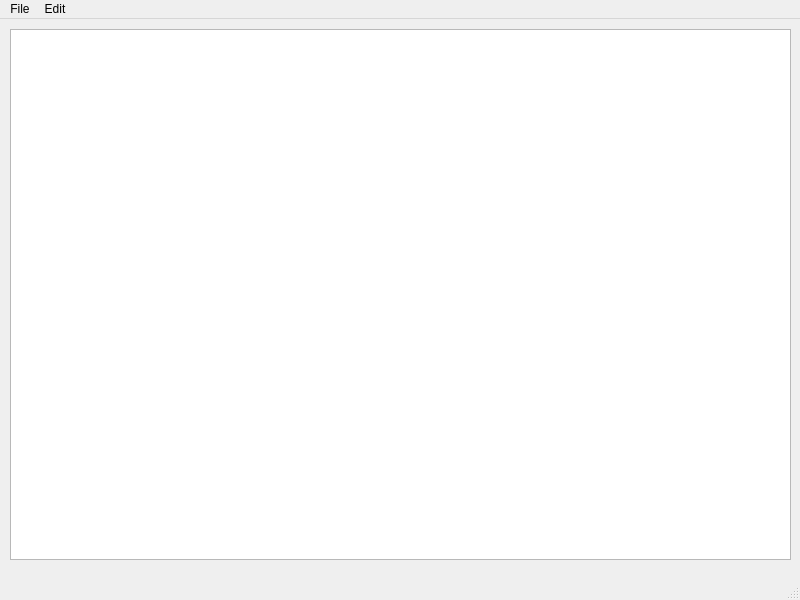
<?xml version="1.0" encoding="UTF-8"?>
<ui version="4.0">
 <class>MainWindow</class>
 <widget class="QMainWindow" name="MainWindow">
  <property name="geometry">
   <rect>
    <x>0</x>
    <y>0</y>
    <width>800</width>
    <height>600</height>
   </rect>
  </property>
  <property name="windowTitle">
   <string>MainWindow</string>
  </property>
  <widget class="QWidget" name="centralwidget">
   <widget class="QWidget" name="verticalLayoutWidget">
    <property name="geometry">
     <rect>
      <x>10</x>
      <y>10</y>
      <width>781</width>
      <height>531</height>
     </rect>
    </property>
    <layout class="QVBoxLayout" name="verticalLayout">
     <item>
      <widget class="QTextEdit" name="textEdit"/>
     </item>
    </layout>
   </widget>
  </widget>
  <widget class="QMenuBar" name="menubar">
   <property name="geometry">
    <rect>
     <x>0</x>
     <y>0</y>
     <width>800</width>
     <height>21</height>
    </rect>
   </property>
   <widget class="QMenu" name="menuFile">
    <property name="title">
     <string>File</string>
    </property>
    <addaction name="actionNew"/>
    <addaction name="actionOpen"/>
    <addaction name="actionSave_2"/>
    <addaction name="actionSave"/>
    <addaction name="actionExit"/>
    <addaction name="separator"/>
    <addaction name="separator"/>
    <addaction name="actionAbout"/>
   </widget>
   <widget class="QMenu" name="menuEdit">
    <property name="title">
     <string>Edit</string>
    </property>
    <addaction name="actionUndo"/>
    <addaction name="actionRedo"/>
    <addaction name="actionCut"/>
    <addaction name="actionCopy"/>
    <addaction name="actionPaste"/>
   </widget>
   <addaction name="menuFile"/>
   <addaction name="menuEdit"/>
  </widget>
  <widget class="QStatusBar" name="statusbar"/>
  <action name="actionNew">
   <property name="text">
    <string>New</string>
   </property>
  </action>
  <action name="actionOpen">
   <property name="text">
    <string>Open</string>
   </property>
  </action>
  <action name="actionSave">
   <property name="text">
    <string>Save as</string>
   </property>
  </action>
  <action name="actionExit">
   <property name="text">
    <string>Exit</string>
   </property>
  </action>
  <action name="actionUndo">
   <property name="text">
    <string>Undo</string>
   </property>
  </action>
  <action name="actionRedo">
   <property name="text">
    <string>Redo</string>
   </property>
  </action>
  <action name="actionCut">
   <property name="text">
    <string>Cut</string>
   </property>
  </action>
  <action name="actionCopy">
   <property name="text">
    <string>Copy</string>
   </property>
  </action>
  <action name="actionPaste">
   <property name="text">
    <string>Paste</string>
   </property>
  </action>
  <action name="actionSave_2">
   <property name="text">
    <string>Save</string>
   </property>
  </action>
  <action name="actionAbout">
   <property name="text">
    <string>About</string>
   </property>
  </action>
 </widget>
 <resources/>
 <connections/>
</ui>
